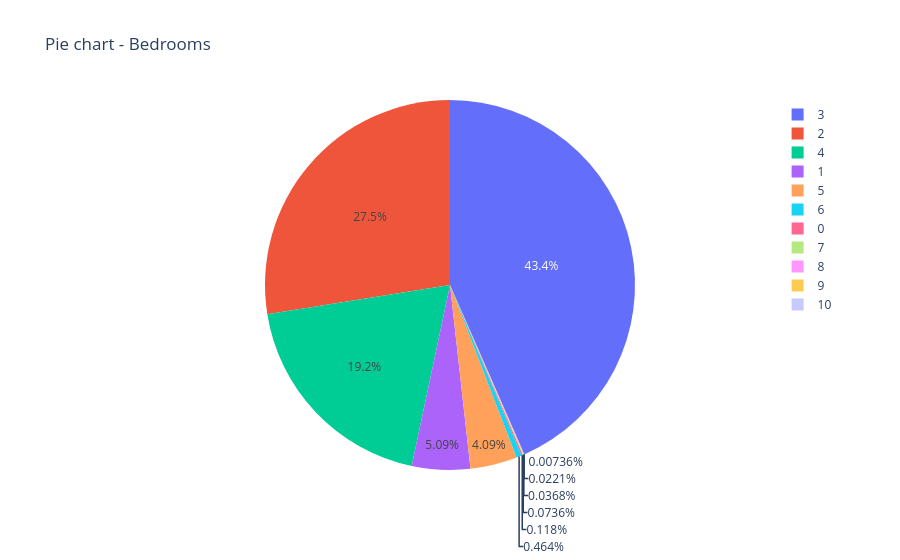

The cell this chart's notebook holds for it:
### Code cell
#Plotting the Pie Chart for 'Bedroom'
px.pie(data, names = "Bedroom", title= "Pie chart - Bedrooms")

### Figure 1 — Plotly figure (JSON) as saved in the notebook; plotly's stock layout.template omitted (floating-point values rounded to 4 significant figures; data arrays with more than 128 entries replaced by an {"elided": "..."} marker saying what was removed)
{"data": [{"domain": {"x": [0.0, 1.0], "y": [0.0, 1.0]}, "hovertemplate": "Bedroom=%{label}<extra></extra>", "labels": {"elided": "13580 float values"}, "legendgroup": "", "name": "", "showlegend": true, "type": "pie"}], "layout": {"legend": {"tracegroupgap": 0}, "title": {"text": "Pie chart - Bedrooms"}}}
